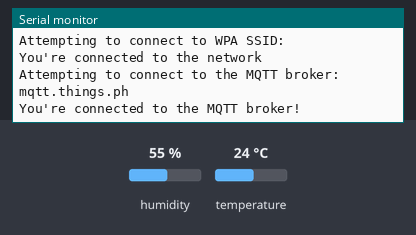
This sketch was run on a simulated Arduino MKR. On the bench: the last lines printed to the serial monitor. Inputs (shaded band) come from the test bench; at power-on: humidity 55 %, temperature 24 °C. WiFi joins after 1.5 s; servers stay silent unless stated; no MQTT or app messages arrive unless stated.

Above: at 2.7 s.
2.8 s: humidity set to 22 %
At 6.5 s:
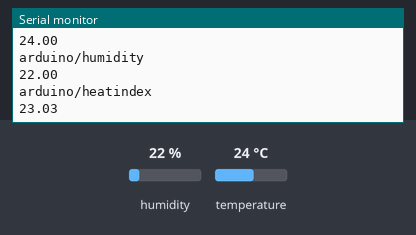
7.5 s: temperature set to 12 °C
10.2 s: humidity set to 40 %
At 13.5 s:
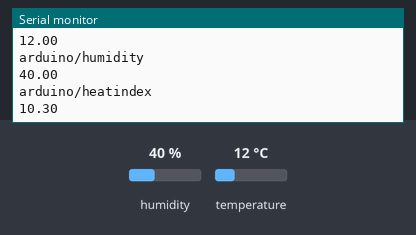
Timing chart, 0 to 15.0 s (numbered marks = the images above; inputs shaded):
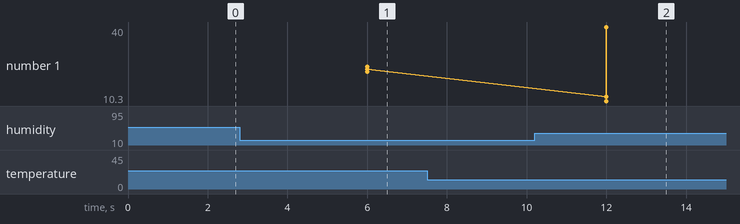

Measured:
- after the input at 2.8 s, the serial monitor: prints a new line after 3.2 s (image 1)
- after the input at 10.2 s, the serial monitor: prints a new line after 1.8 s (image 2)
- plotted number 1: 23.03 → 10.3 after the input at 10.2 s

The sketch:

thingsph-demo.ino
```cpp
/*
  ArduinoMqttClient - WiFi Simple Sender

  This example connects to a MQTT broker and publishes a message to
  a topic once a second.

  The circuit:
  - Arduino MKR 1000, MKR 1010 or Uno WiFi Rev.2 board

  ThingsPH Demo
*/

#include <ArduinoMqttClient.h>
#if defined(ARDUINO_SAMD_MKRWIFI1010) || defined(ARDUINO_SAMD_NANO_33_IOT) || defined(ARDUINO_AVR_UNO_WIFI_REV2)
  #include <WiFiNINA.h>
#elif defined(ARDUINO_SAMD_MKR1000)
  #include <WiFi101.h>
#elif defined(ARDUINO_ESP8266_ESP12)
  #include <ESP8266WiFi.h>
#endif

#include "credentials.h"
///////please enter your sensitive data in the Secret tab/credentials.h
char ssid[] = SECRET_SSID;        // your network SSID (name)
char pass[] = SECRET_PASS;    // your network password (use for WPA, or use as key for WEP)

//DHT
#include "DHT.h"

#define DHTPIN 4
#define DHTTYPE DHT11   // DHT 11

DHT dht(DHTPIN, DHTTYPE);
//end DHT


// To connect with SSL/TLS:
// 1) Change WiFiClient to WiFiSSLClient.
// 2) Change port value from 1883 to 8883.
// 3) Change broker value to a server with a known SSL/TLS root certificate
//    flashed in the WiFi module.

WiFiClient wifiClient;
MqttClient mqttClient(wifiClient);

const char broker[] = "mqtt.things.ph";
int        port     = 1883;
const char topic1[]  = "arduino/temperature";
const char topic2[]  = "arduino/humidity";
const char topic3[]  = "arduino/heatindex";

const long interval = 6000; //10 telemetries per minute
unsigned long previousMillis = 0;


float h,t,hic ;// DHT11 Variables


void setup() {
  //Initialize serial and wait for port to open:
  Serial.begin(9600);
  dht.begin();
  while (!Serial) {
    ; // wait for serial port to connect. Needed for native USB port only
  }

  // attempt to connect to Wifi network:
  Serial.print("Attempting to connect to WPA SSID: ");
  Serial.println(ssid);
  while (WiFi.begin(ssid, pass) != WL_CONNECTED) {
    // failed, retry
    Serial.print(".");
    delay(5000);
  }

  Serial.println("You're connected to the network");
  Serial.println();

  // You can provide a unique client ID, if not set the library uses Arduino-millis()
  // Each client must have a unique client ID
   mqttClient.setId("ArduinoWiFi1010");

  // You can provide a username and password for authentication
  mqttClient.setUsernamePassword("USERNAME", "PASSWORD");

  Serial.print("Attempting to connect to the MQTT broker: ");
  Serial.println(broker);

  if (!mqttClient.connect(broker, port)) {
    Serial.print("MQTT connection failed! Error code = ");
    Serial.println(mqttClient.connectError());

    while (1);
  }

  Serial.println("You're connected to the MQTT broker!");
  Serial.println();
}

void loop() {
  // call poll() regularly to allow the library to send MQTT keep alives which
  // avoids being disconnected by the broker
  mqttClient.poll();
  unsigned long currentMillis = millis();
  readTemp(); //reading temp
  if (currentMillis - previousMillis >= interval) {
    // save the last time a message was sent
    previousMillis = currentMillis;
    Serial.print("Sending message to topic: ");
    Serial.println(topic1);
    Serial.println(t);
    Serial.println(topic2);
    Serial.println(h);
    Serial.println(topic3);
    Serial.println(hic);

    // send message, the Print interface can be used to set the message contents
    mqttClient.beginMessage(topic1);
    mqttClient.print(t);
    mqttClient.endMessage();

    mqttClient.beginMessage(topic2);
    mqttClient.print(h);
    mqttClient.endMessage();

    mqttClient.beginMessage(topic3);
    mqttClient.print(hic);
    mqttClient.endMessage();

    Serial.println();

  }
}

void readTemp(){
  h = dht.readHumidity();
  // Read temperature as Celsius (the default)
  t = dht.readTemperature();

  // Check if any reads failed and exit early (to try again).
  if (isnan(h) || isnan(t)) {
    Serial.println(F("Failed to read from DHT sensor!"));
    return;
  }

  hic = dht.computeHeatIndex(t, h, false); //heat index

  //Serial.print("Humidity: " + String(h) + ",");
 // Serial.print("Temp: " + String(t) + "°C,");
 // Serial.println("Heat Index: " + String(hic) + "°C");
}
```

credentials.h
```cpp
#define SECRET_SSID ""
#define SECRET_PASS ""
```
